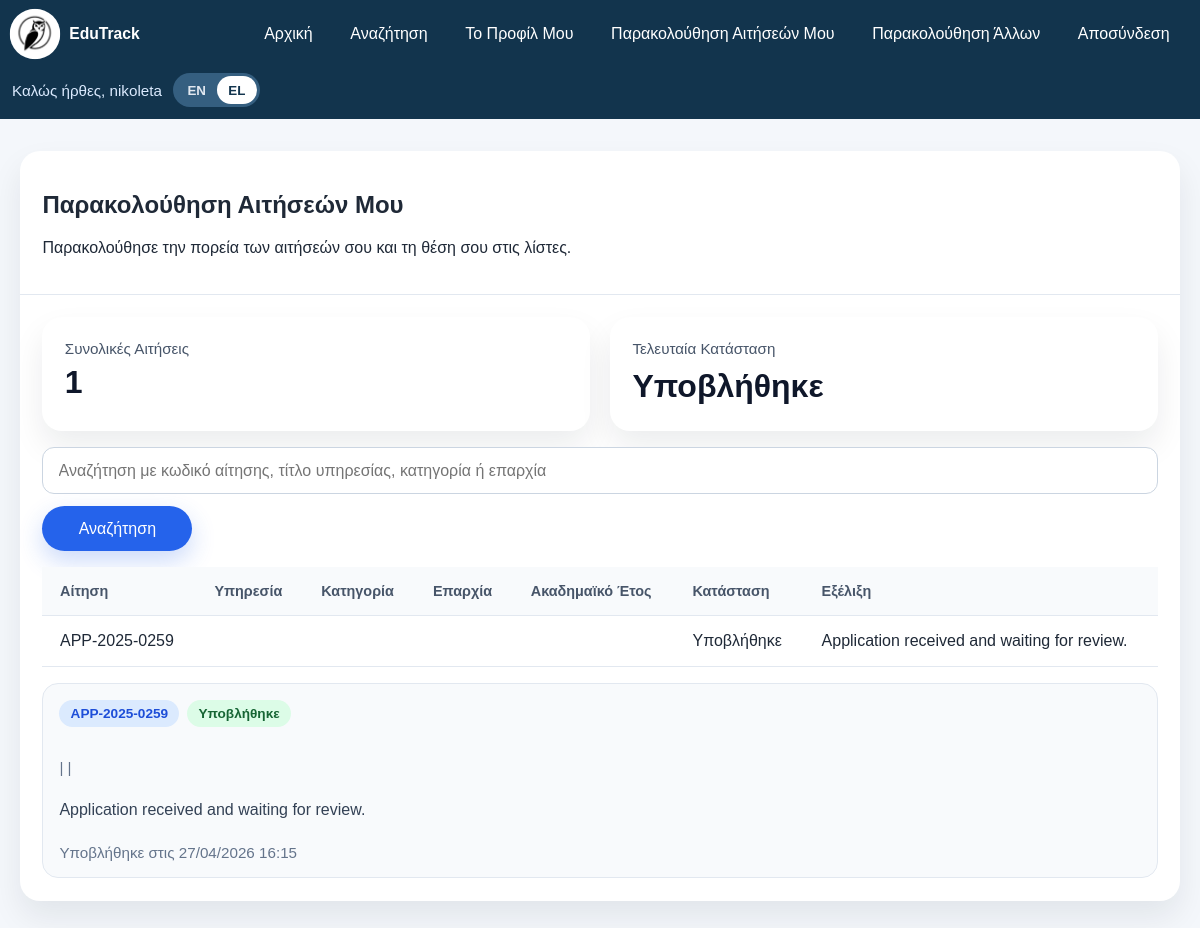
Page /project-root/modules/list.php (signed in) on the committed database.
### tables this page shows
CREATE TABLE applications (
    id INT AUTO_INCREMENT PRIMARY KEY,
    candidate_id INT NOT NULL,
    list_id INT NOT NULL,
    application_code VARCHAR(30) NOT NULL UNIQUE,
    submitted_at TIMESTAMP DEFAULT CURRENT_TIMESTAMP,
    current_status ENUM('submitted', 'under_review', 'approved', 'rejected', 'appointed') NOT NULL DEFAULT 'submitted',
    timeline_note VARCHAR(255) DEFAULT NULL,
    CONSTRAINT fk_applications_candidate
        FOREIGN KEY (candidate_id) REFERENCES candidates(id)
        ON DELETE CASCADE,
    CONSTRAINT fk_applications_list
        FOREIGN KEY (list_id) REFERENCES lists(id)
        ON DELETE CASCADE
);

### project-root/includes/candidate.php (called while the page is built, shortened)
<?php
require_once __DIR__ . '/db.php';
require_once __DIR__ . '/navbar.php';
function requireCandidateLogin(): int
{
    return (int) $_SESSION['user_id'];
}
function candidateApplicationsTable(PDO $pdo): ?string
{
    if (tableExists($pdo, 'applications')) {
        return 'applications';
    }
    return null;
}
function candidateHasListMetadata(PDO $pdo): bool
{
    return tableExists($pdo, 'lists') && tableExists($pdo, 'services');
}
function candidateApplicationSource(PDO $pdo): array
{
    $applicationsTable = candidateApplicationsTable($pdo);
    if ($applicationsTable === 'applications') {
        return [
            'table' => $applicationsTable,
            'code' => "{$applicationsTable}.application_code",
            'status' => "{$applicationsTable}.current_status",
            'note' => "{$applicationsTable}.timeline_note",
            'submitted_at' => "{$applicationsTable}.submitted_at",
            'candidate_join' => "INNER JOIN candidates ON candidates.id = {$applicationsTable}.candidate_id",
            'list_join' => "LEFT JOIN {$applicationsTable} ON {$applicationsTable}.candidate_id = candidates.id",
            'list_id' => "{$applicationsTable}.list_id",
        ];
    }
    return [
        'table' => 'list_entries',
        'code' => "CONCAT('LIST-', list_entries.list_id, '-', list_entries.candidate_id)",
        'status' => 'list_entries.status',
        'note' => "COALESCE(list_entries.remarks, '')",
        'submitted_at' => 'list_entries.created_at',
        'candidate_join' => 'INNER JOIN candidates ON candidates.id = list_entries.candidate_id',
        'list_join' => 'LEFT JOIN list_entries ON list_entries.candidate_id = candidates.id',
        'list_id' => 'list_entries.list_id',
    ];
}
function candidateApplicationMetadataSelect(PDO $pdo): string
{
    if (!candidateHasListMetadata($pdo)) {
        return "
            '' AS academic_year,
            '' AS service_title,
            '' AS category,
            '' AS district
        ";
    }
    return "
        lists.academic_year,
        services.title AS service_title,
        services.category,
        services.district
    ";
}
function candidateApplicationMetadataJoins(PDO $pdo, array $source, bool $leftJoin = false): string
{
    if (!candidateHasListMetadata($pdo)) {
        return '';
    }
    $joinType = $leftJoin ? 'LEFT JOIN' : 'INNER JOIN';
    return "
        {$joinType} lists ON lists.id = {$source['list_id']}
        {$joinType} services ON services.id = lists.service_id
    ";
}
function fetchCandidateApplications(PDO $pdo, int $userId, string $keyword = ''): array
{
    if (candidateApplicationsTable($pdo) === null) {
        return [];
    }
    $source = candidateApplicationSource($pdo);
    $sql = "
        SELECT
            {$source['code']} AS application_code,
            {$source['status']} AS current_status,
            {$source['note']} AS timeline_note,
            {$source['submitted_at']} AS submitted_at,
            " . candidateApplicationMetadataSelect($pdo) . "
        FROM {$source['table']}
        {$source['candidate_join']}
        " . candidateApplicationMetadataJoins($pdo, $source) . "
        WHERE candidates.user_id = :user_id
    ";
    $params = [':user_id' => $userId];
    $sql .= " ORDER BY {$source['submitted_at']} DESC";
    $stmt = $pdo->prepare($sql);
    $stmt->execute($params);
    return $stmt->fetchAll();
}

### project-root/includes/db.php (called while the page is built, shortened)
<?php
$pdo = null;
try {
    $host = $_ENV['DB_HOST'] ?? 'localhost';
    $dbName = $_ENV['DB_NAME'] ?? '';
    $dsn = 'mysql:host=' . $host . ';dbname=' . $dbName . ';charset=utf8mb4';
    $pdo = new PDO(
        $dsn,
        $_ENV['DB_USER'] ?? '',
        $_ENV['DB_PASS'] ?? '',
        [
            PDO::ATTR_ERRMODE => PDO::ERRMODE_EXCEPTION,
            PDO::ATTR_DEFAULT_FETCH_MODE => PDO::FETCH_ASSOC,
        ]
    );
} catch (PDOException $e) {
    $dbConnectionError = 'Database connection failed. Check your .env settings and make sure MySQL is running.';
}
if ($pdo instanceof PDO) {
    try {
        ensureCandidateModuleSchema($pdo);
    } catch (PDOException $e) {
        $dbConnectionError = 'Database schema update failed. Please check database tables/columns.';
    }
}
function ensureCandidateModuleSchema(PDO $pdo): void
{
    if (tableExists($pdo, 'candidates')) {
        $candidateColumns = [
            'user_id' => 'ALTER TABLE candidates ADD COLUMN user_id INT NULL UNIQUE',
            'email' => 'ALTER TABLE candidates ADD COLUMN email VARCHAR(120) NULL',
            'phone' => 'ALTER TABLE candidates ADD COLUMN phone VARCHAR(30) NULL',
            'district' => 'ALTER TABLE candidates ADD COLUMN district VARCHAR(100) NULL',
            'birth_date' => 'ALTER TABLE candidates ADD COLUMN birth_date DATE NULL',
        ];
        foreach ($candidateColumns as $column => $sql) {
            if (!columnExists($pdo, 'candidates', $column)) {
                try {
                    $pdo->exec($sql);
                } catch (PDOException $exception) {
                }
            }
        }
    }
    $pdo->exec(
        'CREATE TABLE IF NOT EXISTS candidate_preferences (
            id INT AUTO_INCREMENT PRIMARY KEY,
            user_id INT NOT NULL UNIQUE,
            notify_new_lists TINYINT(1) NOT NULL DEFAULT 1,
            notify_status_changes TINYINT(1) NOT NULL DEFAULT 1,
            notify_rank_updates TINYINT(1) NOT NULL DEFAULT 0,
            updated_at TIMESTAMP DEFAULT CURRENT_TIMESTAMP ON UPDATE CURRENT_TIMESTAMP,
            CONSTRAINT fk_candidate_preferences_user
                FOREIGN KEY (user_id) REFERENCES users(id)
                ON DELETE CASCADE
        )'
    );
    if (!tableExists($pdo, 'tracked_candidates')) {
        $pdo->exec(
            'CREATE TABLE IF NOT EXISTS tracked_candidates (
                id INT AUTO_INCREMENT PRIMARY KEY,
                user_id INT NOT NULL,
                candidate_id INT NOT NULL,
                created_at TIMESTAMP DEFAULT CURRENT_TIMESTAMP,
                UNIQUE KEY uq_tracked_candidates_user_candidate (user_id, candidate_id)
            )'
        );
    }
    if (tableExists($pdo, 'tracked_candidates') && tableExists($pdo, 'user_candidate_links')) {
        $pdo->exec(
            'INSERT IGNORE INTO tracked_candidates (user_id, candidate_id, created_at)
             SELECT user_id, candidate_id, created_at FROM user_candidate_links'
        );
    }
}
function tableExists(PDO $pdo, string $tableName): bool
{
    static $knownTables = [];
    if (array_key_exists($tableName, $knownTables)) {
        return $knownTables[$tableName];
    }
    $stmt = $pdo->prepare('SHOW TABLES LIKE :table_name');
    $stmt->execute([':table_name' => $tableName]);
    $knownTables[$tableName] = $stmt->fetchColumn() !== false;
    return $knownTables[$tableName];
}
function columnExists(PDO $pdo, string $tableName, string $columnName): bool
{
    static $knownColumns = [];
    $cacheKey = $tableName . '.' . $columnName;
    $stmt = $pdo->prepare(
        'SELECT COUNT(*) FROM information_schema.COLUMNS
         WHERE TABLE_SCHEMA = DATABASE() AND TABLE_NAME = :table_name AND COLUMN_NAME = :column_name'
    );
    $stmt->execute([
        ':table_name' => $tableName,
        ':column_name' => $columnName,
    ]);
    $knownColumns[$cacheKey] = (int) $stmt->fetchColumn() > 0;
    return $knownColumns[$cacheKey];
}

### project-root/modules/list.php (the view, shortened to what this page needs)
<?php
require_once '../includes/candidate.php';
$userId = requireCandidateLogin();
$keyword = trim($_GET['keyword'] ?? '');
$rows = fetchCandidateApplications($pdo, $userId, $keyword);
$statusLabels = [
    'submitted' => t('candidate.status.submitted'),
    'under_review' => t('candidate.status.under_review'),
    'approved' => t('candidate.status.approved'),
    'rejected' => t('candidate.status.rejected'),
    'appointed' => t('candidate.status.appointed'),
];
?>
<!DOCTYPE html>
<html lang="<?php echo htmlspecialchars(currentLocale(), ENT_QUOTES, 'UTF-8'); ?>">
<head>
    <link rel="stylesheet" href="../assets/css/style.css">
</head>
<body>
    <main class="admin-page">
        <section class="admin-panel">
            <div class="admin-panel__header">
                <div>
                    <h1><?php echo htmlspecialchars(t('candidate.applications.heading'), ENT_QUOTES, 'UTF-8'); ?></h1>
                    <p><?php echo htmlspecialchars(t('candidate.applications.intro'), ENT_QUOTES, 'UTF-8'); ?></p>
                </div>
            </div>
            <section class="candidate-panel-body">
                <div class="admin-stats-grid candidate-stats-grid">
                    <article class="admin-stat-card">
                        <span><?php echo htmlspecialchars(t('candidate.applications.total_applications'), ENT_QUOTES, 'UTF-8'); ?></span>
                        <strong><?php echo count($rows); ?></strong>
                    </article>
                    <article class="admin-stat-card">
                        <span><?php echo htmlspecialchars(t('candidate.applications.latest_status'), ENT_QUOTES, 'UTF-8'); ?></span>
                        <strong class="admin-stat-card__compact">
                            <?php echo htmlspecialchars($statusLabels[$rows[0]['current_status'] ?? ''] ?? t('candidate.common.no_status'), ENT_QUOTES, 'UTF-8'); ?>
                        </strong>
                    </article>
                </div>
                <form class="admin-search" method="get" action="">
                    <input
                        type="text"
                        name="keyword"
                        value="<?php echo htmlspecialchars($keyword, ENT_QUOTES, 'UTF-8'); ?>"
                        placeholder="<?php echo htmlspecialchars(t('candidate.applications.search_placeholder'), ENT_QUOTES, 'UTF-8'); ?>"
                    >
                    <button class="button button--primary" type="submit"><?php echo htmlspecialchars(t('admin.users.search'), ENT_QUOTES, 'UTF-8'); ?></button>
                </form>
                <div class="admin-table-wrap">
                    <table class="admin-table">
                        <thead>
                            <tr>
                                <th><?php echo htmlspecialchars(t('candidate.applications.col_application'), ENT_QUOTES, 'UTF-8'); ?></th>
                                <th><?php echo htmlspecialchars(t('candidate.applications.col_service'), ENT_QUOTES, 'UTF-8'); ?></th>
                                <th><?php echo htmlspecialchars(t('candidate.applications.col_category'), ENT_QUOTES, 'UTF-8'); ?></th>
                                <th><?php echo htmlspecialchars(t('candidate.applications.col_district'), ENT_QUOTES, 'UTF-8'); ?></th>
                                <th><?php echo htmlspecialchars(t('candidate.applications.col_academic_year'), ENT_QUOTES, 'UTF-8'); ?></th>
                                <th><?php echo htmlspecialchars(t('candidate.applications.col_status'), ENT_QUOTES, 'UTF-8'); ?></th>
                                <th><?php echo htmlspecialchars(t('candidate.applications.col_timeline'), ENT_QUOTES, 'UTF-8'); ?></th>
                            </tr>
                        </thead>
                        <tbody>
                            <?php foreach ($rows as $row): ?>
                                <tr>
                                    <td><?php echo htmlspecialchars($row['application_code'], ENT_QUOTES, 'UTF-8'); ?></td>
                                    <td><?php echo htmlspecialchars($row['service_title'], ENT_QUOTES, 'UTF-8'); ?></td>
                                    <td><?php echo htmlspecialchars($row['category'], ENT_QUOTES, 'UTF-8'); ?></td>
                                    <td><?php echo htmlspecialchars($row['district'], ENT_QUOTES, 'UTF-8'); ?></td>
                                    <td><?php echo htmlspecialchars($row['academic_year'], ENT_QUOTES, 'UTF-8'); ?></td>
                                    <td><?php echo htmlspecialchars($statusLabels[$row['current_status']] ?? $row['current_status'], ENT_QUOTES, 'UTF-8'); ?></td>
                                    <td><?php echo htmlspecialchars($row['timeline_note'] ?? '', ENT_QUOTES, 'UTF-8'); ?></td>
                                </tr>
                            <?php endforeach; ?>
                        </tbody>
                    </table>
                </div>
                <div class="candidate-results">
                    <?php foreach ($rows as $row): ?>
                        <article class="candidate-result-card candidate-result-card--stacked">
                            <div class="candidate-meta">
                                <span class="candidate-badge"><?php echo htmlspecialchars($row['application_code'], ENT_QUOTES, 'UTF-8'); ?></span>
                                <span class="candidate-badge candidate-badge--status"><?php echo htmlspecialchars($statusLabels[$row['current_status']] ?? $row['current_status'], ENT_QUOTES, 'UTF-8'); ?></span>
                            </div>
                            <p class="candidate-subtle">
                                <?php echo htmlspecialchars($row['category'] . ' | ' . $row['district'] . ' | ' . $row['academic_year'], ENT_QUOTES, 'UTF-8'); ?>
                            </p>
                            <p class="candidate-timeline"><?php echo htmlspecialchars($row['timeline_note'] ?: t('candidate.applications.default_timeline_note'), ENT_QUOTES, 'UTF-8'); ?></p>
                            <p class="candidate-subtle">
                                <?php echo htmlspecialchars(t('candidate.applications.submitted_on'), ENT_QUOTES, 'UTF-8'); ?> <?php echo htmlspecialchars(date('d/m/Y H:i', strtotime($row['submitted_at'])), ENT_QUOTES, 'UTF-8'); ?>
                            </p>
                        </article>
                    <?php endforeach; ?>
                </div>
            </section>
        </section>
    </main>
</body>
</html>

### rows in the picture
applications: current_status "Υποβλήθηκε", application_code "APP-2025-0259", timeline_note "Application received and waiting for review.", academic_year "| |", submitted_at "27/04/2026 16:15"

### other values in the picture
t('site.brand') "EduTrack"
$link['label'] "Αρχική"
$link['label'] "Αναζήτηση"
$link['label'] "Το Προφίλ Μου"
$link['label'] "Παρακολούθηση Αιτήσεών Μου"
$link['label'] "Παρακολούθηση Άλλων"
$link['label'] "Αποσύνδεση"
t('nav.welcome', ['username' => $username]) "Καλώς ήρθες, nikoleta"
t('lang.en') "EN"
t('lang.el') "EL"
t('candidate.applications.heading') "Παρακολούθηση Αιτήσεών Μου"
t('candidate.applications.intro') "Παρακολούθησε την πορεία των αιτήσεών σου και τη θέση σου στις λίστες."
t('candidate.applications.total_applications') "Συνολικές Αιτήσεις"
count($rows) "1"
t('candidate.applications.latest_status') "Τελευταία Κατάσταση"
